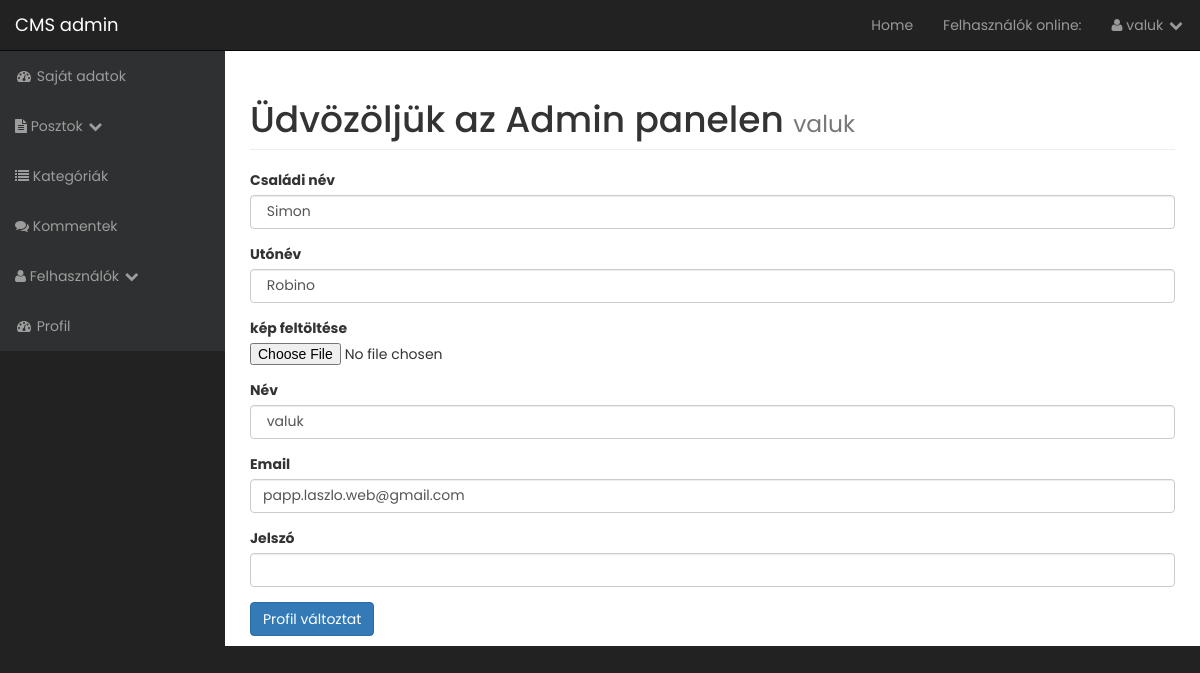
Page /admin/profile.php (signed in) on the committed database.
### tables this page shows
CREATE TABLE `users` (
  `user_id` int(3) NOT NULL,
  `user_name` varchar(255) NOT NULL,
  `user_password` varchar(255) NOT NULL,
  `user_firstname` varchar(255) NOT NULL,
  `user_lastname` varchar(255) NOT NULL,
  `user_email` varchar(255) NOT NULL,
  `user_image` text NOT NULL,
  `user_role` varchar(255) NOT NULL,
  `randSalt` varchar(255) NOT NULL,
  `token` text NOT NULL
);

### admin/functions.php (called while the page is built, shortened)
<?php
function escape($string) {
 global $connect;
 return mysqli_real_escape_string($connect, trim($string));
}
?>

### admin/profile.php (the view, shortened to what this page needs)
<?php include "includes/admin_header.php" ?>
<?php
if (isset($_SESSION['username'])) {
  $username = $_SESSION['username'];
  $query = "SELECT * FROM users WHERE user_name = '{$username}' ";
  $select_user_profil = mysqli_query($connect, $query);
  while ($row = mysqli_fetch_array($select_user_profil)) {
    $user_name = escape($row['user_name']);
    $user_firstname = escape($row['user_firstname']);
    $user_lastname = escape($row['user_lastname']);
    $user_email = escape($row['user_email']);
  }
}
?>
    <div id="wrapper">
        <?php include "includes/admin_navi.php" ?>
        <div id="page-wrapper">
            <div class="container-fluid">
                <div class="row">
                    <div class="col-lg-12">
                      <h1 class="page-header">
                          Üdvözöljük az Admin panelen
                          <small><?php echo $_SESSION['username']; ?></small>
                      </h1>
                      <form action="" method="post" enctype="multipart/form-data">
                        <div class="form-group">
                          <label for="post_cim">Családi név</label>
                          <input type="text" value=" <?php echo $user_firstname; ?> "class="form-control" name="user_firstname">
                        </div>
                        <div class="form-group">
                          <label for="post_status">Utónév</label>
                          <input type="text" value=" <?php echo $user_lastname; ?> " class="form-control" name="user_lastname">
                        </div>
                        <div class="form-group">
                          <label for="user_img">kép feltöltése</label>
                          <input type="file" class="form-control-file" name="image">
                        </div>
                        <div class="form-group">
                          <label for="post_author">Név</label>
                          <input type="text" value=" <?php echo $user_name; ?> " class="form-control" name="user_name">
                        </div>
                      <div class="form-group">
                          <label for="post_tags">Email</label>
                          <input type="email" value=" <?php echo $user_email; ?>" class="form-control" name="user_email">
                        </div>
                        <div class="form-group">
                          <label for="post_tartalom">Jelszó</label>
                          <input autocomplete="off" type="password" class="form-control" name="user_password">
                        </div>
                        <button type="submit" class="btn btn-primary" name="update_user" value="Update user">Profil változtat</button>
                      </form>
                    </div>
                </div>
            </div>
        </div>
<?php include "includes/admin_footer.php" ?>

### admin/css/sb-admin.css (style rules this page uses)
body { margin-top: 100px; background-color: #222; font-family: 'Poppins', sans-serif; }
@media (min-width:768px) { body { margin-top: 50px; } }
#wrapper { padding-left: 0; }
#page-wrapper { width: 100%; padding: 0; background-color: #fff; }
@media (min-width:768px) { #wrapper { padding-left: 225px; } }
@media (min-width:768px) { #page-wrapper { padding: 10px; } }

### rows in the picture
users: user_firstname "Simon", user_lastname "Robino", user_name "valuk", user_email "papp.laszlo.web@gmail.com"

### other values in the picture
$_SESSION['username'] "valuk"
